Frame 1 (no input): blank canvas, image omitted
Frame 60 (no input): blank canvas, image omitted
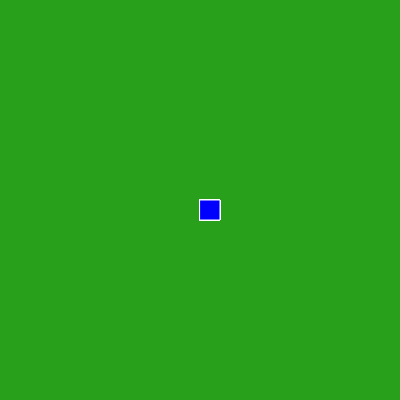
Frame 120 (the mouse pressed at the canvas centre since frame 60)

The p5.js sketch whose frames 1 and 60 were blank and that drew this single picture after the mouse press (run headless with seeded random() and noise() and a simulated clock; from frame 60 on, the mouse is pressed at the canvas centre):

// p5.js sketch
// ── sketch.js
function setup() {
  createCanvas(400, 400);
  background("#29A01C");
}

function draw() {
  stroke("white");
  fill("blue");

  if (mouseIsPressed) {
    rect(mouseX, mouseY, 20, 20);
  }
}
